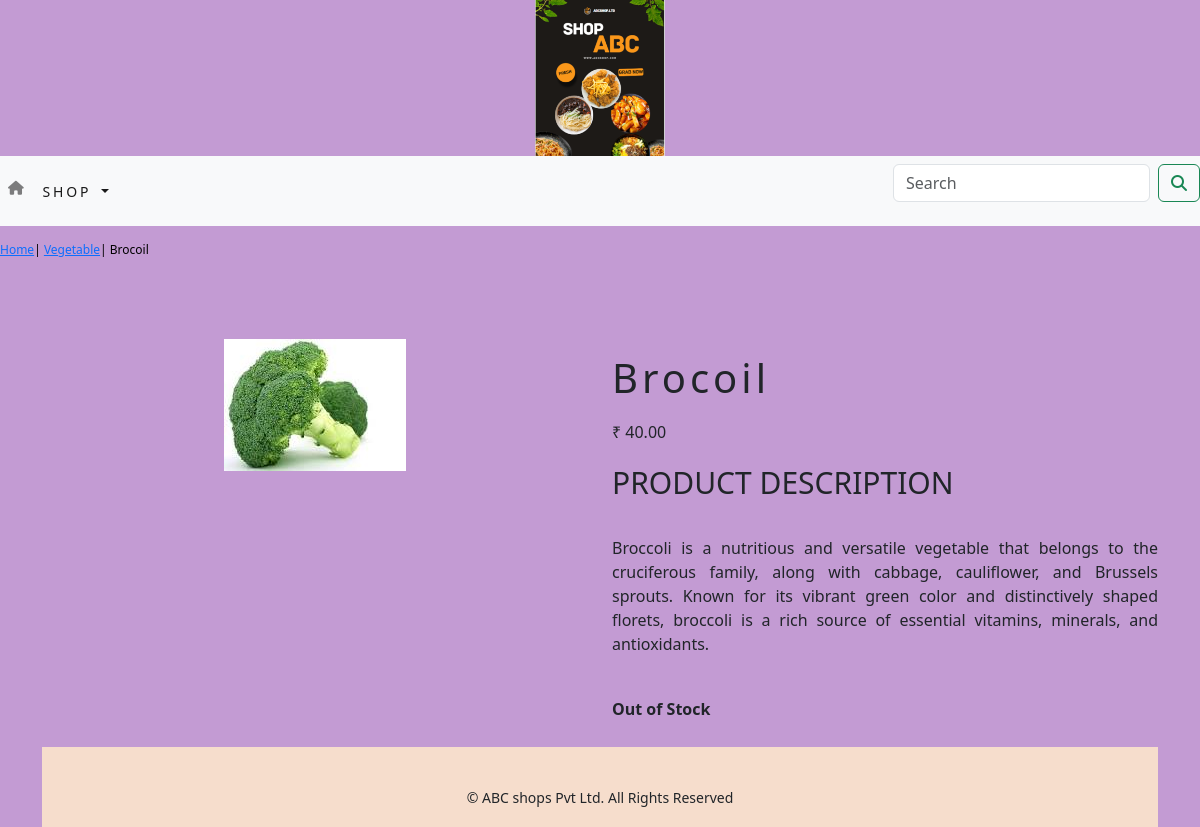
Page /shop/Vegetable/broccoli/ on the committed database.
### shop/models.py (models this page shows, shortened)
class Product(models.Model):
    name=models.CharField(max_length=250, unique=True)
    slug=models.SlugField(max_length=250, unique=True)
    description=models.TextField(blank=True)
    price=models.DecimalField(max_digits=10, decimal_places=2)
    category=models.ForeignKey(Category, on_delete=models.CASCADE)
    image=models.ImageField(upload_to='product', blank=True)
    stock=models.IntegerField()
    available=models.BooleanField(default=True)
    created=models.DateTimeField(auto_now_add=True)
    updated=models.DateTimeField(auto_now=True)
    class Meta:
        ordering=('name',)
        verbose_name='product'
        verbose_name_plural='products'

class Category (models.Model):
    name=models.CharField(max_length=250, unique=True)
    slug=models.SlugField(max_length=250, unique=True)
    description=models.TextField(blank=True)
    image=models.ImageField(upload_to='category', blank=True)
    class Meta:
        ordering=('name',)
        verbose_name='category'
        verbose_name_plural='categories'
    def get_url(self):
        return reverse('shop:products_by_category', args=[self.slug])
    def __str__(self):
        return '{}'.format(self.name)

### shop/views.py (the view)
# urls.py: path('<slug:c_slug>/<slug:product_slug>/', views.proDetail, name='prodCatdetail'),
def proDetail(request, c_slug, product_slug):
    try:
        product = Product.objects.get(category__slug=c_slug, slug=product_slug)
    except Exception as e:
        raise e
    return render(request, 'product.html', {'product': product})

### cart/context_processors.py (called while the page is built)
def counter(request):
    item_count = 0
    if 'admin' in request.path:
        return {}
    else:
        try:
            cart = Cart.objects.filter(cart_id=_cart_id(request))
            cart_items = CartItem.objects.all().filter(cart=cart[:1])
            for cart_item in cart_items:
                item_count += cart_item.quantity
        except Cart.DoesNotExist:
            item_count = 0
    return dict(item_count=item_count)

### cart/views.py (called while the page is built)
def _cart_id(request):
    cart = request.session.session_key
    if not cart:
        cart = request.session.create()
    return cart

### shop/context_processors.py (called while the page is built)
def menu_links(request):
    links = Category.objects.all()
    return dict(links=links)

### templates/product.html (shortened to what this page needs)
{% extends 'base.html' %}
{% load static %}
{% block content %}
<div class="row my_prod_row_class">
    <div class="mx_auto">
       <p><a href="{% url 'shop:allProdCat' %}">Home</a>| <a href="{{ product.category.get_url }}">{{ product.category }}</a>| {{ product.name }}</p>
    </div>
</div>
<div class="container">
<br>
<div class="row">
    <div class="col-12 col-sm12 col-md-12 col-lg-6 text-center">
        <div style="min-width: 18rem">
            <img src="{{ product.image.url }}" alt="{{product.name}}">
        </div>
    </div>
    <div class="col-12 col-sm-12 col-12 col-lg-6">
        <div>
            <h1 class="my_prod_title">{{product.name}}</h1>
            <p>₹ {{product.price}}</p>
            <p class="my_title">Product Description</p>
            <p class="text-justify my_prod_text">{{product.description}}</p>
            {% if product.stock <= 0 %}
            <p class="text-justify my_prod_text"><b> Out of Stock </b></p>
            {% else %}
            <a class="btn btn-secondary" href="{% url 'cart:add_cart' product.id %}">Add to Cart </a>
            {% endif %}
        </div>
    </div>
</div>
{% endblock %}

### static/css/custom.css (style rules this page uses)
body { font-family: 'Fira Sans', sans-serif; }
.my_title { font-size: 30px; text-transform: uppercase; letter-spacing: 0em; }
.my_prod_row_class { padding-top: 15px; padding-bottom: 20px }
.my_prod_row_class .mx_auto { color: #000; font-size: 12px; text-decoration: none; }
.my_prod_title { font_size: 16px; letter-spacing: .1em; padding-top: 15px; padding-bottom: 10px; }
.my_prod_text { padding-top: 15px; padding-bottom: 10px; }

### templates/base.html (style rules this page uses)
body { margin: 10px; }
.container { max-width: 1200px; margin: 20px auto; padding: 0 20px; }

### templates/product.html (style rules this page uses)
body { background-color: #C39BD3; }

### rows in the picture
Product: category "Vegetable", name "Brocoil", image (picture), price "40.00", description "Broccoli is a nutritious and versatile vegetable that belongs to the cruciferous family, along with cabbage, cauliflower, and Brussels sprouts. Known for its vibrant green color and distinctively shaped florets, broccoli is a rich source of essential vitamins, minerals, and antioxidants."
